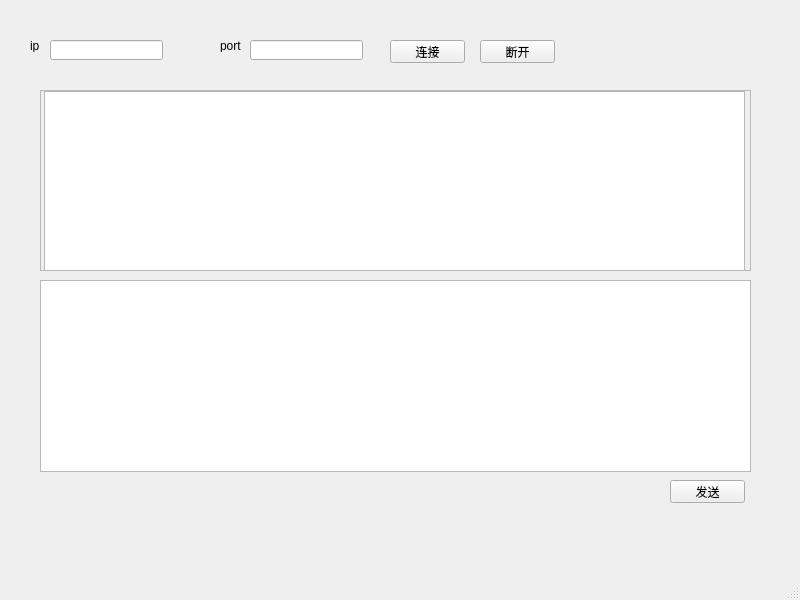
<?xml version="1.0" encoding="UTF-8"?>
<ui version="4.0">
 <class>MainWindow</class>
 <widget class="QMainWindow" name="MainWindow">
  <property name="geometry">
   <rect>
    <x>0</x>
    <y>0</y>
    <width>800</width>
    <height>600</height>
   </rect>
  </property>
  <property name="windowTitle">
   <string>MainWindow</string>
  </property>
  <widget class="QWidget" name="centralwidget">
   <widget class="QLabel" name="label">
    <property name="geometry">
     <rect>
      <x>30</x>
      <y>40</y>
      <width>54</width>
      <height>12</height>
     </rect>
    </property>
    <property name="text">
     <string>ip</string>
    </property>
   </widget>
   <widget class="QLabel" name="label_2">
    <property name="geometry">
     <rect>
      <x>220</x>
      <y>40</y>
      <width>54</width>
      <height>12</height>
     </rect>
    </property>
    <property name="text">
     <string>port</string>
    </property>
   </widget>
   <widget class="QLineEdit" name="lineEdit">
    <property name="geometry">
     <rect>
      <x>50</x>
      <y>40</y>
      <width>113</width>
      <height>20</height>
     </rect>
    </property>
   </widget>
   <widget class="QLineEdit" name="lineEdit_2">
    <property name="geometry">
     <rect>
      <x>250</x>
      <y>40</y>
      <width>113</width>
      <height>20</height>
     </rect>
    </property>
   </widget>
   <widget class="QScrollArea" name="scrollArea">
    <property name="geometry">
     <rect>
      <x>40</x>
      <y>90</y>
      <width>711</width>
      <height>181</height>
     </rect>
    </property>
    <property name="widgetResizable">
     <bool>true</bool>
    </property>
    <widget class="QWidget" name="scrollAreaWidgetContents">
     <property name="geometry">
      <rect>
       <x>0</x>
       <y>0</y>
       <width>709</width>
       <height>179</height>
      </rect>
     </property>
     <widget class="QTextEdit" name="textEdit">
      <property name="geometry">
       <rect>
        <x>3</x>
        <y>0</y>
        <width>701</width>
        <height>181</height>
       </rect>
      </property>
     </widget>
    </widget>
   </widget>
   <widget class="QTextBrowser" name="textBrowser">
    <property name="geometry">
     <rect>
      <x>40</x>
      <y>280</y>
      <width>711</width>
      <height>192</height>
     </rect>
    </property>
   </widget>
   <widget class="QPushButton" name="pushButton">
    <property name="geometry">
     <rect>
      <x>390</x>
      <y>40</y>
      <width>75</width>
      <height>23</height>
     </rect>
    </property>
    <property name="text">
     <string>连接</string>
    </property>
   </widget>
   <widget class="QPushButton" name="pushButton_2">
    <property name="geometry">
     <rect>
      <x>480</x>
      <y>40</y>
      <width>75</width>
      <height>23</height>
     </rect>
    </property>
    <property name="text">
     <string>断开</string>
    </property>
   </widget>
   <widget class="QPushButton" name="pushButton_3">
    <property name="geometry">
     <rect>
      <x>670</x>
      <y>480</y>
      <width>75</width>
      <height>23</height>
     </rect>
    </property>
    <property name="text">
     <string>发送</string>
    </property>
   </widget>
  </widget>
  <widget class="QMenuBar" name="menubar">
   <property name="geometry">
    <rect>
     <x>0</x>
     <y>0</y>
     <width>800</width>
     <height>23</height>
    </rect>
   </property>
  </widget>
  <widget class="QStatusBar" name="statusbar"/>
 </widget>
 <resources/>
 <connections/>
</ui>
